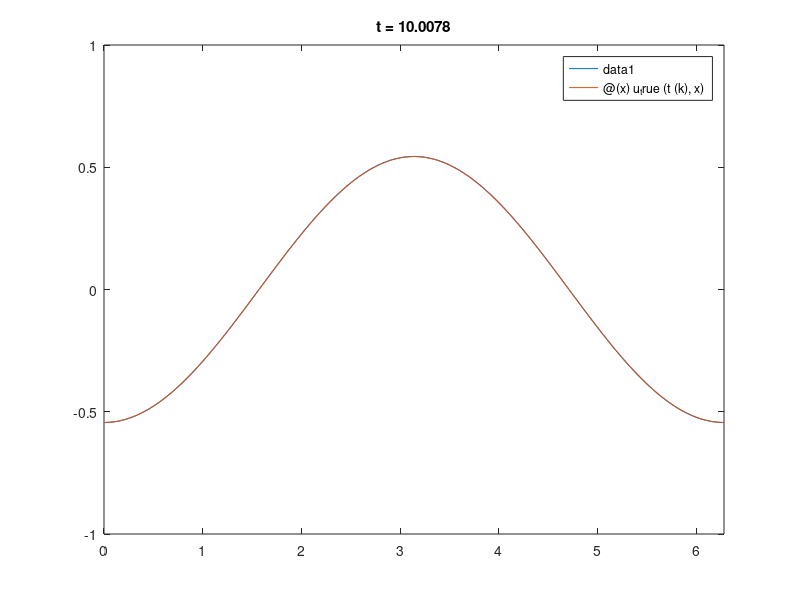

The MATLAB script that drew this image:
%% Main parameters
D = .1;
L = 2*pi;
T = 10;

Nx = 100;
nu = .25; % nu = D * tau / h^2

%% Secondary parameters
x = linspace(0, L, Nx + 1);
h = x(2) - x(1);

tau = nu * h^2 / D;
Nt = ceil(T/tau) + 1;
t = linspace(0, T, Nt).';

u_true = @(t, x) sin(t) * cos(x);
u_0 = u_true(0, x);
f = @(t, x) (D*sin(t) + cos(t))*cos(x);

%% Transition matrices
alpha = 4*(6*nu + 5);
a = 2*(1 - 6*nu)/alpha;
b = -4*(5 - 6*nu)/alpha;
c = -2*(1 + 6*nu)/alpha;
p1 = tau/alpha;
p2 = tau/alpha;
q1 = 10*tau/alpha;
q2 = 10*tau/alpha;

U_now = b*eye(Nx) + ...
    diag(c * ones(Nx-1, 1), 1) + ...
    diag(c * ones(Nx-1, 1),-1);
U_next = eye(Nx) + ...
    diag(a * ones(Nx-1, 1), 1) + ...
    diag(a * ones(Nx-1, 1),-1);
f_next = diag(q2*ones(Nx, 1)) + ...
    diag(p2*ones(Nx-1, 1), 1) + diag(p2*ones(Nx-1, 1), -1);
f_now = diag(q1*ones(Nx, 1)) + ...
    diag(p1*ones(Nx-1, 1), 1) + diag(p1*ones(Nx-1, 1), -1);

%% Periodic border condition
U_next(1, end) = a;
U_next(end, 1) = a;
U_now(1, end) = c;
U_now(end, 1) = c;
f_next(1, end) = p2;
f_next(end, 1) = p2;
f_now(1, end) = p1;
f_now(end, 1) = p1;

%% Integration
U = zeros(Nt, Nx);
U(1, :) = u_0(1:end-1);
f_val = f(t, x(1:end-1));

for k = 2 : Nt
    right_part = -U_now*U(k-1, :).' + ...
        f_next*f_val(k, :).' + f_now*f_val(k-1, :).';
    U(k, :) = U_next \ right_part;
end
U = [U, U(:, 1)];

%% Visualisation
figure(2)

for k = [1 : floor(Nt/200) : Nt, Nt]
    plot(x, U(k, :));
    hold on;
    fplot(@(x)u_true(t(k), x), [0, L]);
    hold off;
    axis([0 L -1 1]);
    title(['t = ', num2str((k-1)*tau)]);
    drawnow;
end
